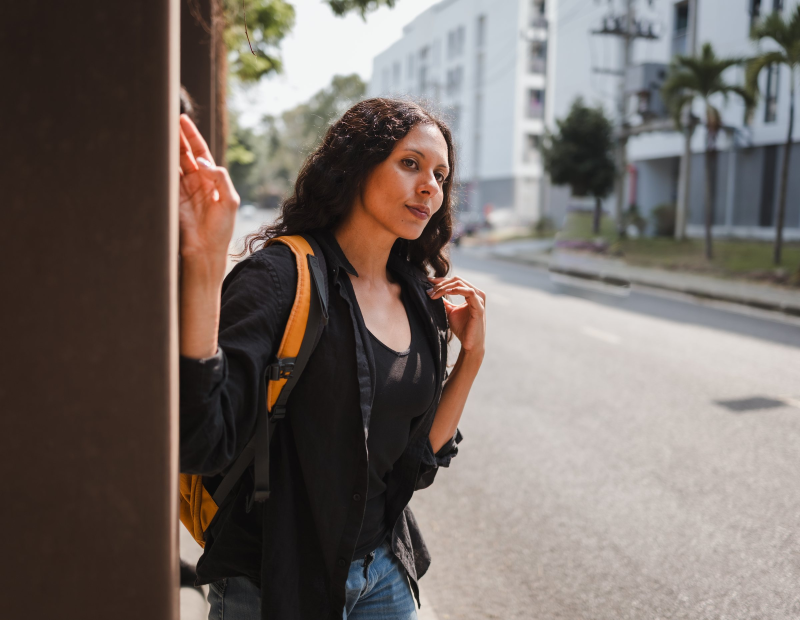
#> input picture assets/img/home.jpg, 2400 x 1860 px, found by its file name (shown at 1/3 size)
$ python _importar_fotos.py
#> lines starting #> are read from the running program, lines starting #| are printed output that depends on the picture
# -*- coding: utf-8 -*-
"""Recorta las fotos de Envato para los dos caminos.

    python _importar_fotos.py <carpeta con los originales>

REGLA DE ENCUADRE, que es de donde salieron las cabezas cortadas:

  `object-fit: cover` recorta por el lado que sobra. Si la imagen es mas
  ANGOSTA que el contenedor, recorta ARRIBA y ABAJO — y lo primero que se
  pierde es la cabeza. Si es mas ANCHA, recorta a los costados y el alto
  entra entero.

  Camino A: el contenedor de la foto llega como maximo a 1,40 de relacion
  (62%% del ancho por el alto del encabezado). Los recortes salen a ~1,46,
  siempre por encima, asi que el alto SIEMPRE entra entero y la cabeza no
  se puede cortar. La figura va en la mitad izquierda, donde el panel no
  llega, y `object-position` ancla a la izquierda.

  Camino B: la apertura ocupa la pantalla y la relacion del contenedor va
  de 0,5 en telefono a ~1,8 en escritorio. Los recortes salen PANORAMICOS,
  a ~2,05, por encima de todas: asi el alto entra entero siempre —la cara
  no se puede cortar— y lo unico que recorta es el ancho, que es lo que
  controla `object-position: 70%% 50%%`. La figura va a la derecha, donde el
  arco no llega.

Las fracciones de abajo salieron de medir cada original sobre una grilla,
no de estimarlas.
"""
import os
import sys

from PIL import Image

AQUI = os.path.dirname(os.path.abspath(__file__))
DESTINO = os.path.join(AQUI, "assets", "img")

# origen -> (recorte A, salida A, recorte B, salida B)
# El recorte es (izquierda, arriba, derecha, abajo) en fracciones.
TRABAJOS = {
    "home.jpg": ((0.10, 0.00, 0.90, 0.82), "home.jpg",
                 (0.00, 0.02, 0.70, 0.53), "home-b.jpg"),
    "n1000.jpg": ((0.30, 0.00, 1.00, 0.72), "plan-1000.jpg",
                  (0.00, 0.00, 0.92, 0.67), "plan-1000-b.jpg"),
    "p2500.jpg": ((0.14, 0.00, 0.94, 0.82), "plan-2500.jpg",
                  (0.00, 0.04, 0.87, 0.68), "plan-2500-b.jpg"),
    # El 4000 pasa a la peluquera de las piezas DUAL: emprendedora, su
    # propio salon, mirando a camara.
    "n4000.jpg": ((0.36, 0.05, 1.00, 0.70), "plan-4000.jpg",
                  (0.00, 0.05, 0.93, 0.73), "plan-4000-b.jpg"),
}


def recortar(im, r):
    w, h = im.size
    return im.crop((int(w * r[0]), int(h * r[1]), int(w * r[2]), int(h * r[3])))


def main(origen):
#> called with origen = '.'
    for src, (ra, da, rb, db) in TRABAJOS.items():
        ruta = os.path.join(origen, src)
        if not os.path.exists(ruta):
            print("falta %s" % ruta)
            continue
        base = Image.open(ruta).convert("RGB")
#> base is the input picture: PIL image 2400x1860 RGB; mean R, G, B 117.2, 108, 102.9
        for r, dst, lado in ((ra, da, "A"), (rb, db, "B")):
            im = recortar(base, r)
            im.thumbnail((2200, 2200), Image.LANCZOS)
            im.save(os.path.join(DESTINO, dst), quality=84, optimize=True,
                    progressive=True)
            print("%-18s %-11s relacion %.2f" % (dst, im.size, im.size[0] / float(im.size[1])))
#> this loop made 2 passes
#> pass 1, in main, `im = recortar(base, r)`:
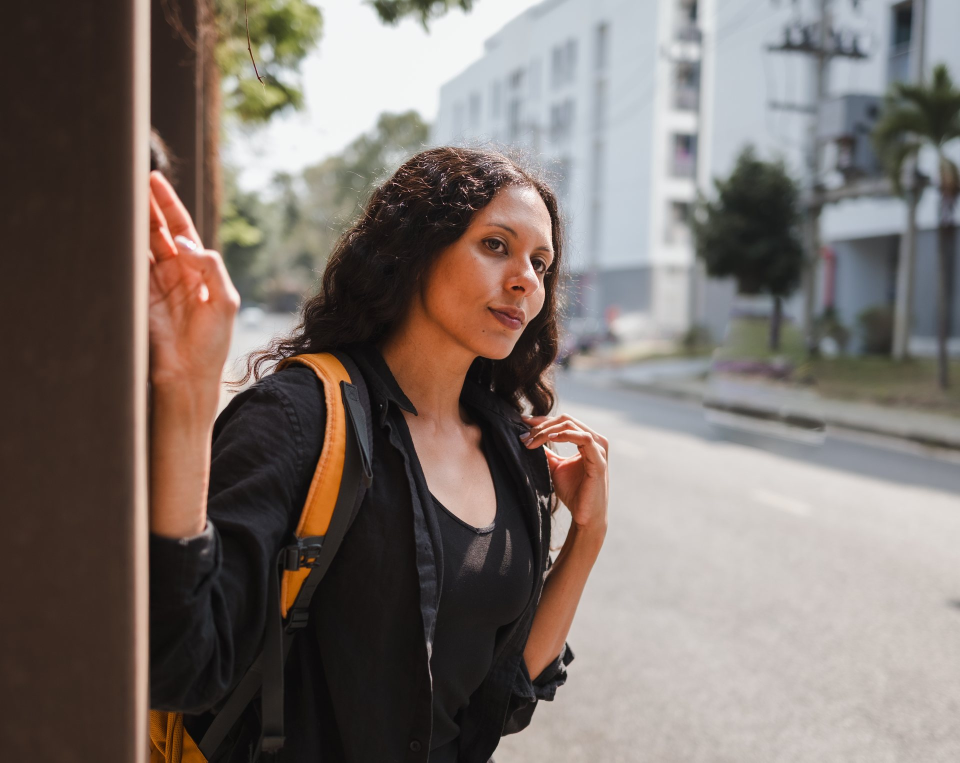
#> im: PIL image 1920x1525 RGB (shown at 1/2 size); mean R, G, B 124.1, 114, 108.5
#> pass 2, in main, `im = recortar(base, r)`:
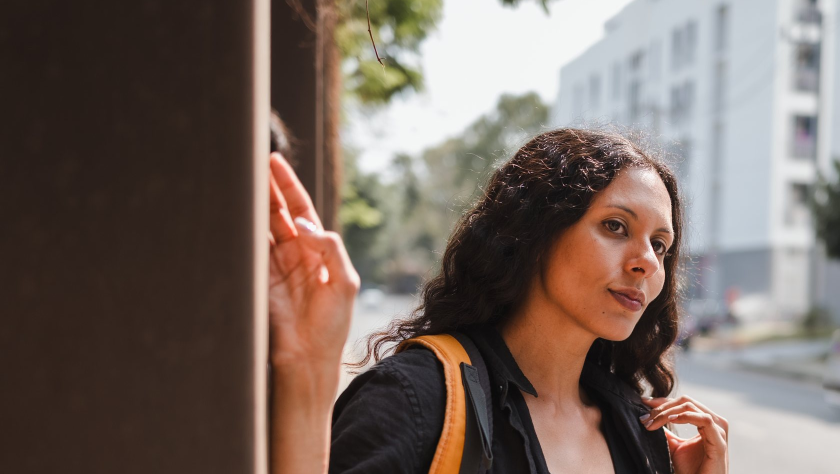
#> im: PIL image 1680x948 RGB (shown at 1/2 size); mean R, G, B 118.8, 104.2, 96.7


if __name__ == "__main__":
    main(sys.argv[1] if len(sys.argv) > 1 else ".")
